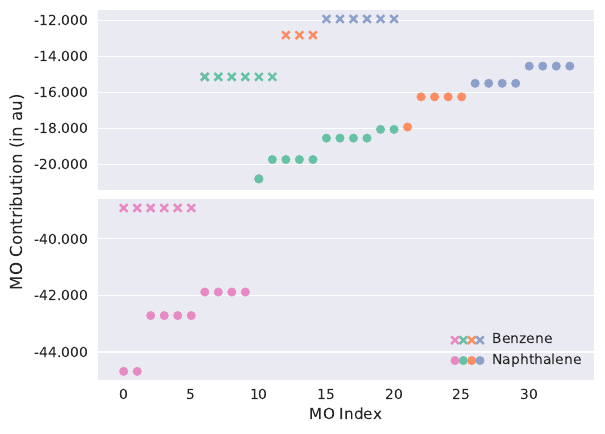

Here is the Python script that generated this plot:
#!/usr/bin/env python

import copy
import numpy as np
import matplotlib
matplotlib.use('Agg')
import matplotlib.pyplot as plt
from matplotlib.ticker import MaxNLocator, FormatStrFormatter
from matplotlib.legend_handler import HandlerLineCollection, HandlerTuple
from mpl_toolkits.axes_grid.inset_locator import inset_axes
import seaborn as sns

c6h6_hf_can = np.array([
-38.914,
-38.914,
-38.914,
-38.913,
-38.913,
-38.913,
-15.456,
-14.656,
-14.656,
-14.334,
-13.628,
-13.628,
-13.066,
-12.854,
-12.854,
-12.822,
-12.739,
-12.739,
-12.675,
-12.675,
-11.779
])

c6h6_hf_pm = np.array([
-38.907,
-38.907,
-38.907,
-38.907,
-38.907,
-38.907,
-15.126,
-15.126,
-15.126,
-15.126,
-15.126,
-15.126,
-12.805,
-12.805,
-12.805,
-11.905,
-11.905,
-11.905,
-11.905,
-11.905,
-11.905
])

c10h8_hf_can = np.array([
-44.673,
-44.669,
-42.571,
-42.568,
-42.318,
-42.312,
-42.303,
-42.284,
-42.047,
-42.033,
-19.759,
-18.835,
-18.635,
-18.583,
-18.085,
-17.823,
-17.708,
-17.638,
-17.549,
-17.460,
-17.307,
-17.016,
-16.836,
-16.820,
-16.731,
-16.652,
-16.574,
-16.542,
-16.294,
-16.116,
-16.068,
-16.050,
-15.979,
-15.673
])

c10h8_hf_pm = np.array([
-44.678,
-44.678,
-42.709,
-42.709,
-42.709,
-42.709,
-41.879,
-41.879,
-41.879,
-41.879,
-20.796,
-19.722,
-19.722,
-19.722,
-19.722,
-18.531,
-18.531,
-18.531,
-18.531,
-18.047,
-18.047,
-17.913,
-16.236,
-16.236,
-16.236,
-16.236,
-15.484,
-15.484,
-15.484,
-15.484,
-14.527,
-14.527,
-14.527,
-14.527
])

n_core_c6h6 = 6
n_c_c_single_c6h6 = 6
n_c_c_double_c6h6 = 3
n_c_h_c6h6 = 6
n_core_c10h8 = 10
n_c_c_single_c10h8 = 11
n_c_c_double_c10h8 = 5
n_c_h_c10h8 = 8

sns.set(style='darkgrid', font='DejaVu Sans')

fig, (ax1, ax2) = plt.subplots(2, 1, sharex=True)

palette = sns.color_palette('Set2')

c6h6_pm_core_fake = ax1.scatter(n_core_c6h6, \
                             c6h6_hf_pm[n_core_c6h6], \
                             s=30, marker='x', color=palette[3])
c6h6_pm_c_c_single = ax1.scatter(np.arange(n_core_c6h6, (n_core_c6h6 + n_c_c_single_c6h6)), \
                              c6h6_hf_pm[n_core_c6h6:(n_core_c6h6 + n_c_c_single_c6h6)], \
                              s=30, marker='x', color=palette[0])
c6h6_pm_c_c_double = ax1.scatter(np.arange((n_core_c6h6 + n_c_c_single_c6h6), (n_core_c6h6 + n_c_c_single_c6h6 + n_c_c_double_c6h6)), \
                              c6h6_hf_pm[(n_core_c6h6 + n_c_c_single_c6h6):(n_core_c6h6 + n_c_c_single_c6h6 + n_c_c_double_c6h6)], \
                              s=30, marker='x', color=palette[1])
c6h6_pm_c_h = ax1.scatter(np.arange((n_core_c6h6 + n_c_c_single_c6h6 + n_c_c_double_c6h6), (n_core_c6h6 + n_c_c_single_c6h6 + n_c_c_double_c6h6 + n_c_h_c6h6)), \
                       c6h6_hf_pm[(n_core_c6h6 + n_c_c_single_c6h6 + n_c_c_double_c6h6):(n_core_c6h6 + n_c_c_single_c6h6 + n_c_c_double_c6h6 + n_c_h_c6h6)], \
                       s=30, marker='x', color=palette[2])
c10h8_pm_core_fake = ax1.scatter(n_core_c10h8, \
                             c10h8_hf_pm[n_core_c10h8], \
                             s=150, marker='.', color=palette[3])
c10h8_pm_c_c_single = ax1.scatter(np.arange(n_core_c10h8, (n_core_c10h8 + n_c_c_single_c10h8)), \
                              c10h8_hf_pm[n_core_c10h8:(n_core_c10h8 + n_c_c_single_c10h8)], \
                              s=150, marker='.', color=palette[0])
c10h8_pm_c_c_double = ax1.scatter(np.arange((n_core_c10h8 + n_c_c_single_c10h8), (n_core_c10h8 + n_c_c_single_c10h8 + n_c_c_double_c10h8)), \
                              c10h8_hf_pm[(n_core_c10h8 + n_c_c_single_c10h8):(n_core_c10h8 + n_c_c_single_c10h8 + n_c_c_double_c10h8)], \
                              s=150, marker='.', color=palette[1])
c10h8_pm_c_h = ax1.scatter(np.arange((n_core_c10h8 + n_c_c_single_c10h8 + n_c_c_double_c10h8), (n_core_c10h8 + n_c_c_single_c10h8 + n_c_c_double_c10h8 + n_c_h_c10h8)), \
                       c10h8_hf_pm[(n_core_c10h8 + n_c_c_single_c10h8 + n_c_c_double_c10h8):(n_core_c10h8 + n_c_c_single_c10h8 + n_c_c_double_c10h8 + n_c_h_c10h8)], \
                       s=150, marker='.', color=palette[2])
ax1.xaxis.grid(False)
ax1.yaxis.set_major_formatter(FormatStrFormatter('%.3f'))

ax2.scatter(np.arange(n_core_c6h6), \
            c6h6_hf_can[:n_core_c6h6], \
            s=30, marker='x', color=palette[3])
ax2.scatter(np.arange(n_core_c10h8), \
            c10h8_hf_pm[:n_core_c10h8], \
            s=150, marker='.', color=palette[3])
ax2.xaxis.grid(False)
ax2.legend([(c6h6_pm_core_fake, c6h6_pm_c_c_single, c6h6_pm_c_c_double, c6h6_pm_c_h), (c10h8_pm_core_fake, c10h8_pm_c_c_single, c10h8_pm_c_c_double, c10h8_pm_c_h)], \
           ['Benzene', 'Naphthalene'], loc='lower right', \
           numpoints=1, handler_map={tuple: HandlerTuple(ndivide=None)})
ax2.yaxis.set_major_formatter(FormatStrFormatter('%.3f'))
ax2.xaxis.set_major_formatter(FormatStrFormatter('%d'))
ax2.set_xlabel('MO Index')

fig.text(0.0, 0.5, 'MO Contribution (in au)', ha='center', va='center', rotation='vertical')

fig.subplots_adjust(hspace=0.05)
sns.despine()
plt.savefig('c10h8_hf.pdf', bbox_inches = 'tight', dpi=1000)

